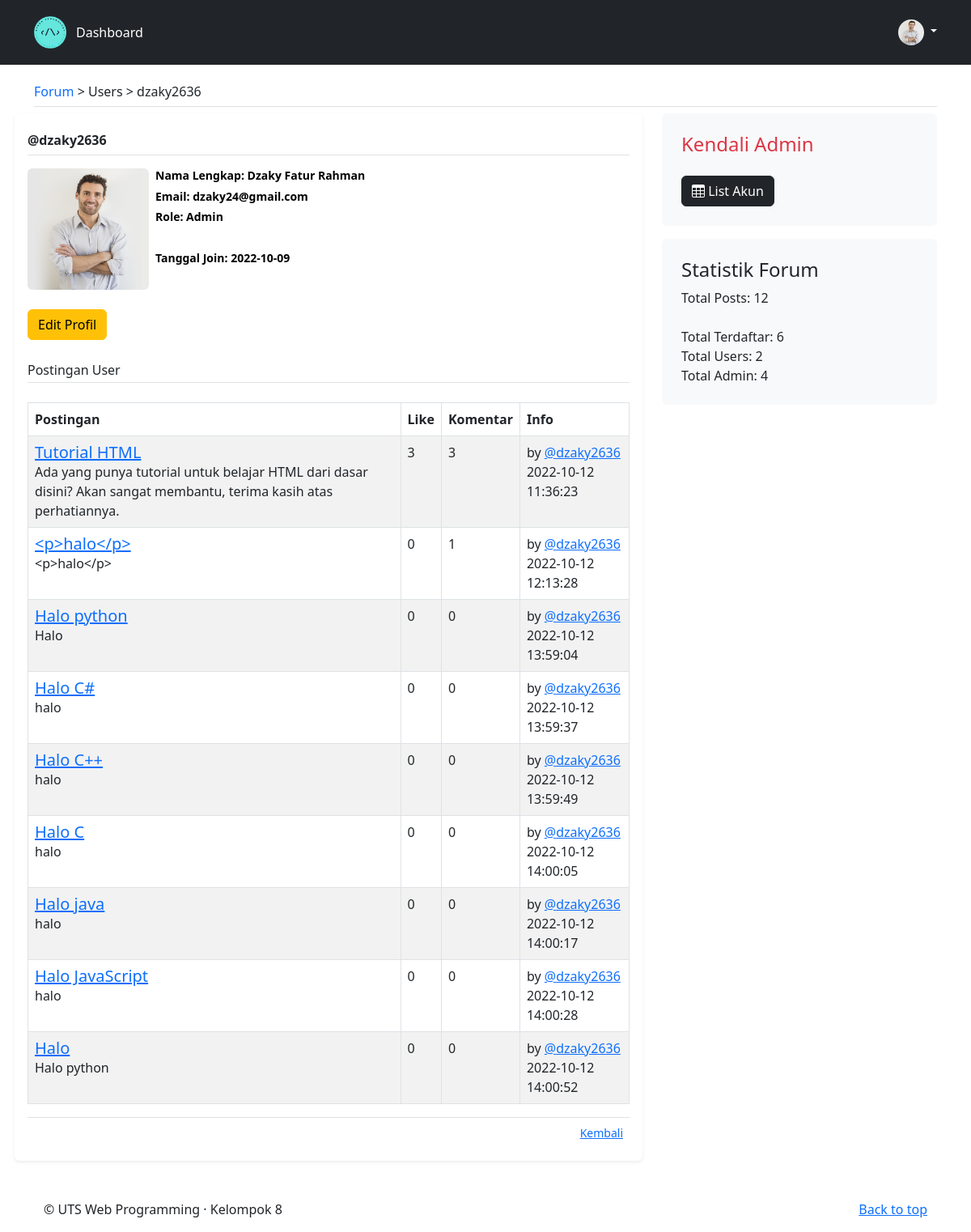
The page /infouser.php?id=22 (signed in) on the database its author committed.
### tables this page shows
CREATE TABLE `users` (
  `id` int(11) NOT NULL,
  `username` varchar(20) NOT NULL,
  `password` varchar(120) NOT NULL,
  `namalengkap` varchar(50) NOT NULL,
  `email` varchar(40) NOT NULL,
  `fotoprofil` varchar(256) NOT NULL,
  `role` varchar(10) NOT NULL,
  `date_added` datetime NOT NULL DEFAULT current_timestamp(),
  `is_banned` bit(1) NOT NULL DEFAULT b'0'
);

CREATE TABLE `posts` (
  `id` int(11) NOT NULL,
  `topic_id` int(11) NOT NULL,
  `user_id` int(11) NOT NULL,
  `author` varchar(20) NOT NULL,
  `title` varchar(128) NOT NULL,
  `body` text NOT NULL,
  `created_at` datetime NOT NULL DEFAULT current_timestamp()
);

### infouser.php (the view, shortened to what this page needs)
<?php
include('db.php');
if (!isset($_GET['id'])) {
  $username = $_GET['name'];
  $sql = "SELECT id FROM users WHERE username = '$username'";
  $hasil = $kunci->query($sql);
  $arrayid = $hasil->fetch(PDO::FETCH_ASSOC);
  $id = implode("", $arrayid);
} else {
  $id = $_GET['id'];
}
$sql = "SELECT * FROM users WHERE id = ?";
$stmt = $kunci->prepare($sql);
$data = [$id];
$stmt->execute($data);
$userdata = $stmt->fetch(PDO::FETCH_ASSOC);
$userjoindate = substr($userdata['date_added'], 0, 10);
if (isset($_SESSION['user_id'])) {
  if ($userdata['id'] == $_SESSION['user_id']) {
    $namalengkap = $userdata['namalengkap'];
    $email = $userdata['email'];
  } else {
    $namalengkap = "****************";
    $email = "************";
  }
} else {
  $namalengkap = "****************";
  $email = "************";
}
$sql = $sql = "SELECT posts.*, COUNT(replies.post_id) AS TotalKomentar,
(SELECT COUNT(likes_posts.id) FROM likes_posts WHERE likes_posts.post_id = posts.id) AS TotalLikes
FROM posts
LEFT JOIN replies ON posts.id = replies.post_id
WHERE posts.user_id = $id GROUP BY posts.id";
$hasil = $kunci->query($sql);
?>
<!doctype html>
<html lang="en">
<head>
  <link rel="stylesheet" href="https://cdn.jsdelivr.net/npm/bootstrap-icons@1.9.1/font/bootstrap-icons.css">
  <link rel="stylesheet" type="text/css" href="https://cdn.datatables.net/v/bs5/dt-1.12.1/b-2.2.3/fc-4.1.0/r-2.3.0/datatables.min.css" />
</head>
<body>
  <?php
  include('navbar.php');
  ?>
  <main class="container">
    <br>
    <h6 class="pb-2 border-bottom"><a href="index.php" class="text-decoration-none">Forum</a> > Users > <?= $userdata['username'] ?></h2>
      <div class="row g-5">
        <div class="col-md-8 p-3 bg-body rounded shadow-sm">
          <h6 class="border-bottom pb-2 pt-2 mb-0 fw-bold">@<?= nl2br(htmlspecialchars($userdata['username'], ENT_QUOTES, 'UTF-8')) ?></h6>
          <div class="d-flex text-muted pt-3">
            <img src="assets/FotoUsers/<?= $userdata['fotoprofil'] ?>" class="bd-placeholder-img flex-shrink-0 me-2 rounded" width="150" height="150"></img>
            <p class="pb-3 mb-0 small lh-sm  text-black">
              <strong class="d-block text-black pb-2">Nama Lengkap: <?= nl2br(htmlspecialchars($namalengkap, ENT_QUOTES, 'UTF-8')) ?></strong>
              <strong class="d-block text-black pb-2">Email: <?= nl2br(htmlspecialchars($email, ENT_QUOTES, 'UTF-8')) ?></strong>
              <strong class="d-block text-black pb-2">Role: <?= ucwords($userdata['role']) ?></strong>
              <strong class="d-block text-black pb-2">&nbsp;</strong>
              <strong class="d-block text-black pb-2">Tanggal Join: <?= $userjoindate ?></strong>
            </p>
          </div>
          <br>
          <?php
          if (isset($_SESSION['user_id']) && $_SESSION['user_id'] == $id) {
          ?>
            <form action="editprofil.php" method="post">
              <input type="submit" class="btn btn-warning" value="Edit Profil">
              <br>
              <br>
            <?php
          }
            ?>
            <h6 class="border-bottom pb-1 pt-1 mb-0">Postingan User</h6>
            <br>
            <table class="table table-striped table-bordered p-3">
              <thead class="thead-light">
                <tr>
                  <th scope="col" class="forum-col">Postingan</th>
                  <th scope="col">Like</th>
                  <th scope="col">Komentar</th>
                  <th scope="col" class="last-post-col">Info </th>
                </tr>
              </thead>
              <tbody>
                <?php
                while ($row = $hasil->fetch(PDO::FETCH_ASSOC)) {
                ?>
                  <tr>
                    <td>
                      <h5 class="mb-0"><a href="detailpost.php?id=<?= $row['id'] ?>"><?= nl2br(htmlspecialchars($row['title'], ENT_QUOTES, 'UTF-8')) ?></a></h3>
                        <p class="mb-0">
                          <?php
                          if (strlen($row['body']) > 140) {
                            echo nl2br(htmlspecialchars(substr($row['body'], 0, 97), ENT_QUOTES, 'UTF-8')) . '...';
                          } else {
                            echo nl2br(htmlspecialchars($row['body'], ENT_QUOTES, 'UTF-8'));
                          }
                          ?>
                        </p>
                    </td>
                    <td>
                      <div><?= $row['TotalLikes'] ?></div>
                    </td>
                    <td><?= $row['TotalKomentar'] ?></td>
                    <td>
                      <div> by <a href="infouser.php?id=<?= $row['user_id'] ?>">@<?= $row['author'] ?></a></div>
                      <div> <?= $row['created_at'] ?></div>
                    </td>
                  </tr>
                <?php
                }
                ?>
              </tbody>
            </table>
            <small class="d-block text-end border-top p-2 mt-3">
              <a href="index.php">Kembali</a>
            </small>
        </div>
        <div class="col-md-4">
          <div class="position" style="top: 2rem;">
            <?php
            if (isset($_SESSION['user_id'])) {
              if ($_SESSION['user_role'] == 'admin') {
            ?>
                <div class="p-4 mb-3 bg-light rounded">
                  <h4 class="text-danger">Kendali Admin</h4>
                  <button type="button" class="btn btn-dark mt-3" data-bs-toggle="modal" data-bs-target="#userListModal" data-toggle="tooltip" data-placement="top" title="Menampilkan daftar semua akun">
                    <i class="bi bi-table"></i> List Akun
                  </button>
                </div>
            <?php
              }
            }
            ?>
            <?php
            include('statistik.php');
            ?>
          </div>
        </div>
      </div>
      <br><br>
      <?php
      include('footer.php');
      ?>
</body>
</html>

### navbar.php (shortened to what this page needs)
<link href="https://cdn.jsdelivr.net/npm/bootstrap@5.2.0/dist/css/bootstrap.min.css" rel="stylesheet">
<header class="p-3 bg-dark text-white">
    <div class="container">
      <div class="d-flex flex-wrap align-items-center justify-content-center justify-content-lg-start">
        <a href="index.php" class="d-flex align-items-center mb-2 mb-lg-0 text-white text-decoration-none">
          <img src="assets/logo.png" width="40" height="40"><use xlink:href="#bootstrap"/></img>
        </a>
        <ul class="nav col-12 col-lg-auto me-lg-auto mb-2 justify-content-center mb-md-0 p-1">
          <li><a href="index.php" class="nav-link px-2 text-white">Dashboard</a></li>
        </ul>
        <?php
            if (!isset($_SESSION['user_id'])){
        ?>
        <div class="text-end">
            <a class="btn btn-outline-light me-2" href="login.php" role="button">Login</a>
            <a type="button" href="register.php" class="btn btn-warning" role="button">Daftar</a>
        </div>
        <?php
        }else{
        ?>
        <div class="dropdown text-end">
        <a href="#" class="d-block link-light text-decoration-none dropdown-toggle" id="dropdownUser1" data-bs-toggle="dropdown" aria-expanded="false">
            <img src="assets/FotoUsers/<?=$_SESSION['fotoprofil']?>" alt="mdo" width="32" height="32" class="rounded-circle">
        </a>
        <?php
        }
        ?>
      </div>
    </div>
  </header>

### statistik.php
<?php
$sql = "SELECT * FROM users";
$hasil = $kunci->query($sql);
$pdoakun = $hasil->rowCount();
$sql = "SELECT * FROM posts";
$hasil = $kunci->query($sql);
$pdoposts = $hasil->rowCount();
$sql = "SELECT * FROM users WHERE role ='admin'";
$hasil = $kunci->query($sql);
$pdoadmin = $hasil->rowCount();
$sql = "SELECT * FROM users WHERE role ='user'";
$hasil = $kunci->query($sql);
$pdouser = $hasil->rowCount();
?>
<div class="p-4 mb-3 bg-light rounded">
          <h4>Statistik Forum</h4>
          <p class="mb-0">Total Posts: <?= $pdoposts ?></p>
          <p class="mb-0">&nbsp;</p>
          <p class="mb-0">Total Terdaftar: <?= $pdoakun ?></p>
          <p class="mb-0">Total Users: <?= $pdouser ?></p>
          <p class="mb-0">Total Admin: <?= $pdoadmin ?></p>
        </div>

### footer.php
<footer class="container">
    <p class="float-end"><a href="#">Back to top</a></p>
    <p>&copy; UTS Web Programming &middot; Kelompok 8
  </footer>
</main>

### rows shown on the page
users: username "dzaky2636", fotoprofil (picture), namalengkap "Dzaky Fatur Rahman", email "dzaky24@gmail.com", role "Admin", date_added "2022-10-09"
posts: title "Tutorial HTML", body "Ada yang punya tutorial untuk belajar HTML dari dasar disini? Akan sangat membantu, terima kasih atas perhatiannya.", TotalLikes "3", TotalKomentar "3", author "dzaky2636", created_at "2022-10-12 11:36:23"
posts: title "<p>halo</p>", body "<p>halo</p>", TotalLikes "0", TotalKomentar "1", author "dzaky2636", created_at "2022-10-12 12:13:28"
posts: title "Halo python", body "Halo", TotalLikes "0", TotalKomentar "0", author "dzaky2636", created_at "2022-10-12 13:59:04"
posts: title "Halo C#", body "halo", TotalLikes "0", TotalKomentar "0", author "dzaky2636", created_at "2022-10-12 13:59:37"
posts: title "Halo C++", body "halo", TotalLikes "0", TotalKomentar "0", author "dzaky2636", created_at "2022-10-12 13:59:49"
posts: title "Halo C", body "halo", TotalLikes "0", TotalKomentar "0", author "dzaky2636", created_at "2022-10-12 14:00:05"
posts: title "Halo java", body "halo", TotalLikes "0", TotalKomentar "0", author "dzaky2636", created_at "2022-10-12 14:00:17"
posts: title "Halo JavaScript", body "halo", TotalLikes "0", TotalKomentar "0", author "dzaky2636", created_at "2022-10-12 14:00:28"
posts: title "Halo", body "Halo python", TotalLikes "0", TotalKomentar "0", author "dzaky2636", created_at "2022-10-12 14:00:52"

### other values the page prints
$pdoposts "12"
$pdoakun "6"
$pdouser "2"
$pdoadmin "4"
